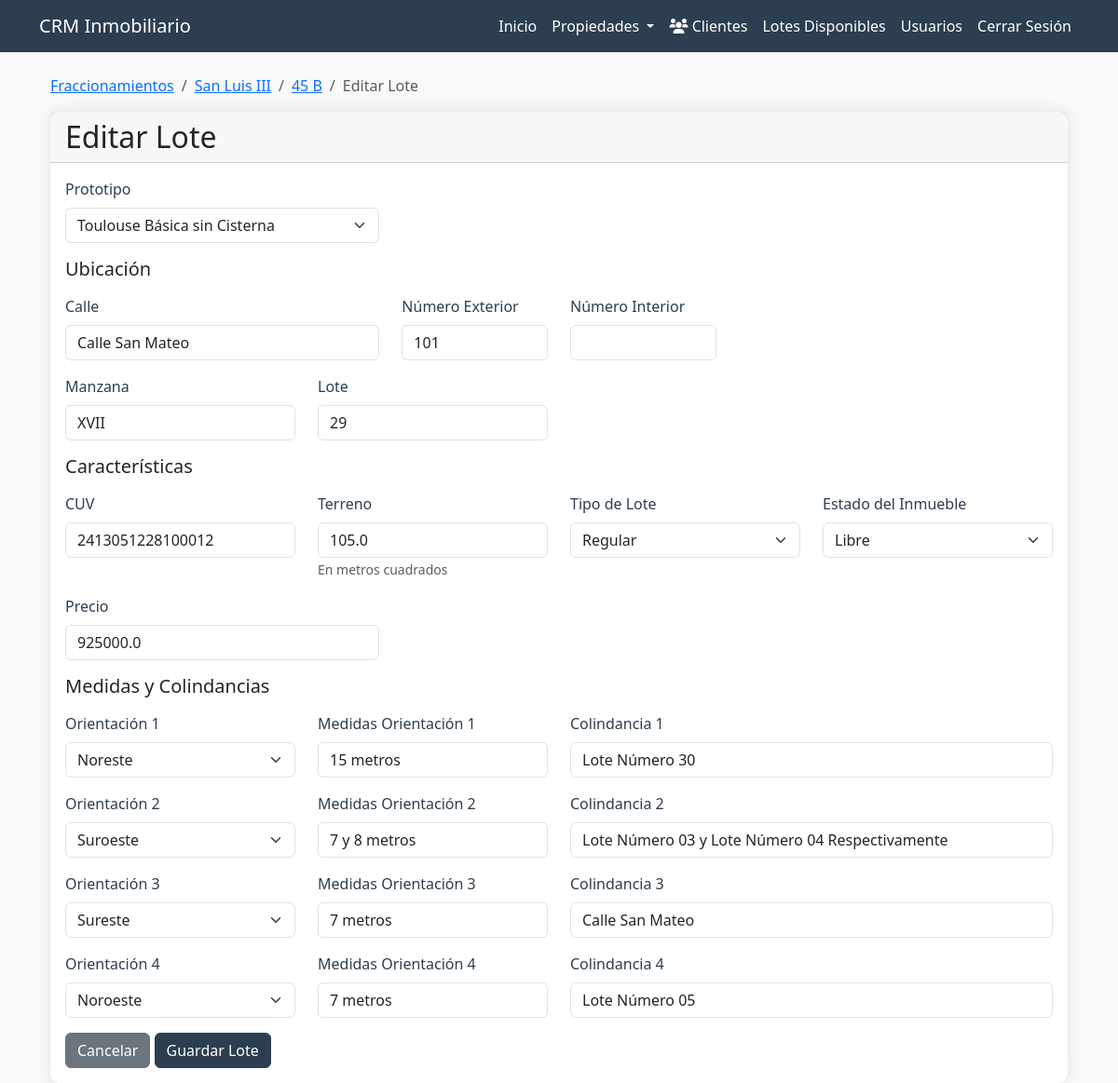
Page /properties/lotes/1/edit (signed in) on the committed database.
### app/properties/models.py (models this page shows, shortened)
class Fraccionamiento(db.Model):
    __tablename__ = 'fraccionamiento'
    id = db.Column(db.Integer, primary_key=True)
    nombre = db.Column(db.String(100), nullable=False)
    ubicacion = db.Column(db.String(200), nullable=True)
    logo = db.Column(db.String(200))  # Path to logo file
    sembrado = db.Column(db.String(200))
    created_at = db.Column(db.DateTime, default=datetime.utcnow)
    updated_at = db.Column(db.DateTime, default=datetime.utcnow, onupdate=datetime.utcnow)
    paquetes = db.relationship('Paquete', backref='fraccionamiento', lazy=True)

class Paquete(db.Model):
    __tablename__ = 'paquetes'
    id = db.Column(db.Integer, primary_key=True)
    nombre = db.Column(db.String(100), nullable=False)
    fraccionamiento_id = db.Column(db.Integer, db.ForeignKey('fraccionamiento.id'), nullable=False)
    created_at = db.Column(db.DateTime, default=datetime.utcnow)
    updated_at = db.Column(db.DateTime, default=datetime.utcnow, onupdate=datetime.utcnow)
    lotes = db.relationship('Lote', backref='paquete', lazy=True)

class Lote(db.Model):
    __tablename__ = 'lotes'
    id = db.Column(db.Integer, primary_key=True)
    paquete_id = db.Column(db.Integer, db.ForeignKey('paquetes.id'), nullable=False)
    prototipo_id = db.Column(db.Integer, db.ForeignKey('prototipos.id'), nullable=False)
    calle = db.Column(db.String(100), nullable=False)
    numero_exterior = db.Column(db.Integer, nullable=False)
    numero_interior = db.Column(db.String(50), nullable=True)
    manzana = db.Column(db.String(50), nullable=False)
    lote = db.Column(db.String(50), nullable=False)
    cuv = db.Column(db.String(50), nullable=True, default=None)
    terreno = db.Column(db.Float, nullable=True, default=None)
    tipo_de_lote = db.Column(db.String(50), nullable=False)
    estado_del_inmueble = db.Column(db.String(50), nullable=False, default='Libre')
    precio = db.Column(db.Float, nullable=False)
    orientacion_1 = db.Column(db.String(50), nullable=True, default=None)
    medidas_orientacion_1 = db.Column(db.String(50), nullable=True, default=None)
    colindancia_1 = db.Column(db.String(100), nullable=True, default=None)
    orientacion_2 = db.Column(db.String(50), nullable=True, default=None)
    medidas_orientacion_2 = db.Column(db.String(50), nullable=True, default=None)
    colindancia_2 = db.Column(db.String(100), nullable=True, default=None)
    orientacion_3 = db.Column(db.String(50), nullable=True, default=None)
    medidas_orientacion_3 = db.Column(db.String(50), nullable=True, default=None)
    colindancia_3 = db.Column(db.String(100), nullable=True, default=None)
    orientacion_4 = db.Column(db.String(50), nullable=True, default=None)
    medidas_orientacion_4 = db.Column(db.String(50), nullable=True, default=None)
    colindancia_4 = db.Column(db.String(100), nullable=True, default=None)
    created_at = db.Column(db.DateTime, default=datetime.utcnow)
    updated_at = db.Column(db.DateTime, default=datetime.utcnow, onupdate=datetime.utcnow)
    TIPOS_DE_LOTE = ['Regular', 'Irregular', 'En Esquina', 'En Esquina con Area Verde']
    ESTADOS_INMUEBLE = ['Libre', 'Apartado', 'Titulado']
    ORIENTACIONES = ['Norte', 'Sur', 'Este', 'Oeste', 'Noreste', 'Noroeste', 'Sureste', 'Suroeste']
    asignacion = db.relationship('LoteAsignacion',
                                 uselist=False,  # One-to-one relationship
                                 back_populates='lote',
                                 cascade='all, delete-orphan')

### app/properties/routes.py (the view, shortened to what this page needs)
@bp.route('/lotes/<int:lote_id>/edit', methods=['GET', 'POST'])
@login_required
def lote_edit(lote_id):
    lote = Lote.query.get_or_404(lote_id)
    form = LoteForm()
    prototipos = Prototipo.query.join(Lote).join(Paquete).join(Fraccionamiento)\
        .filter(Fraccionamiento.id == lote.paquete.fraccionamiento_id).distinct().all()
    form.prototipo_id.choices = [(p.id, p.nombre_prototipo) for p in prototipos]
    if request.method == 'GET':
        form.prototipo_id.data = lote.prototipo_id
        form.calle.data = lote.calle
        form.numero_exterior.data = lote.numero_exterior
        form.numero_interior.data = lote.numero_interior
        form.manzana.data = lote.manzana
        form.lote.data = lote.lote
        form.cuv.data = lote.cuv
        form.terreno.data = lote.terreno
        form.tipo_de_lote.data = lote.tipo_de_lote
        form.estado_del_inmueble.data = lote.estado_del_inmueble
        form.precio.data = lote.precio
        for i in range(1, 5):
            getattr(form, f'orientacion_{i}').data = getattr(lote, f'orientacion_{i}')
            getattr(form, f'medidas_orientacion_{i}').data = getattr(lote, f'medidas_orientacion_{i}')
            getattr(form, f'colindancia_{i}').data = getattr(lote, f'colindancia_{i}')
    return render_template('properties/lotes/form.html',
                         form=form,
                         paquete=lote.paquete,
                         is_edit=True)

### app/auth/models.py (called while the page is built)
@login_manager.user_loader
def load_user(id):
    return User.query.get(int(id))

    def has_role(self, role):
        return self.role == role.value if isinstance(role, UserRole) else self.role == role

### app/templates/properties/lotes/form.html (shortened to what this page needs)
{% extends "base.html" %}
{% block content %}
<div class="container mt-4">
    <nav aria-label="breadcrumb">
        <ol class="breadcrumb">
            <li class="breadcrumb-item"><a href="{{ url_for('properties.fraccionamientos_index') }}">Fraccionamientos</a></li>
            <li class="breadcrumb-item"><a href="{{ url_for('properties.paquetes_index', fraccionamiento_id=paquete.fraccionamiento.id) }}">{{ paquete.fraccionamiento.nombre }}</a></li>
            <li class="breadcrumb-item"><a href="{{ url_for('properties.lotes_index', paquete_id=paquete.id) }}">{{ paquete.nombre }}</a></li>
            <li class="breadcrumb-item active">{{ 'Editar' if is_edit else 'Nuevo' }} Lote</li>
        </ol>
    </nav>
    <div class="card">
        <div class="card-header">
            <h2 class="card-title mb-0">{{ 'Editar' if is_edit else 'Nuevo' }} Lote</h2>
        </div>
        <div class="card-body">
            <form method="post" class="needs-validation" novalidate>
                <div class="row mb-3">
                    <div class="col-md-4">
                        <div class="form-group">
                            {{ form.prototipo_id.label(class="form-label") }}
                            {{ form.prototipo_id(class="form-select" + (" is-invalid" if form.prototipo_id.errors else "")) }}
                        </div>
                    </div>
                </div>
                <h5 class="mb-3">Ubicación</h5>
                <div class="row mb-3">
                    <div class="col-md-4">
                        <div class="form-group">
                            {{ form.calle.label(class="form-label") }}
                            {{ form.calle(class="form-control" + (" is-invalid" if form.calle.errors else "")) }}
                        </div>
                    </div>
                    <div class="col-md-2">
                        <div class="form-group">
                            {{ form.numero_exterior.label(class="form-label") }}
                            {{ form.numero_exterior(class="form-control" + (" is-invalid" if form.numero_exterior.errors else "")) }}
                        </div>
                    </div>
                    <div class="col-md-2">
                        <div class="form-group">
                            {{ form.numero_interior.label(class="form-label") }}
                            {{ form.numero_interior(class="form-control") }}
                        </div>
                    </div>
                </div>
                <div class="row mb-3">
                    <div class="col-md-3">
                        <div class="form-group">
                            {{ form.manzana.label(class="form-label") }}
                            {{ form.manzana(class="form-control" + (" is-invalid" if form.manzana.errors else "")) }}
                        </div>
                    </div>
                    <div class="col-md-3">
                        <div class="form-group">
                            {{ form.lote.label(class="form-label") }}
                            {{ form.lote(class="form-control" + (" is-invalid" if form.lote.errors else "")) }}
                        </div>
                    </div>
                </div>
                <h5 class="mb-3">Características</h5>
                <div class="row mb-3">
                    <div class="col-md-3">
                        <div class="form-group">
                            {{ form.cuv.label(class="form-label") }}
                            {{ form.cuv(class="form-control") }}
                        </div>
                    </div>
                    <div class="col-md-3">
                        <div class="form-group">
                            {{ form.terreno.label(class="form-label") }}
                            {{ form.terreno(class="form-control") }}
                            <small class="form-text text-muted">En metros cuadrados</small>
                        </div>
                    </div>
                    <div class="col-md-3">
                        <div class="form-group">
                            {{ form.tipo_de_lote.label(class="form-label") }}
                            {{ form.tipo_de_lote(class="form-select" + (" is-invalid" if form.tipo_de_lote.errors else "")) }}
                        </div>
                    </div>
                    <div class="col-md-3">
                        <div class="form-group">
                            {{ form.estado_del_inmueble.label(class="form-label") }}
                            {{ form.estado_del_inmueble(class="form-select" + (" is-invalid" if form.estado_del_inmueble.errors else "")) }}
                        </div>
                    </div>
                </div>
                <div class="row mb-3">
                    <div class="col-md-4">
                        <div class="form-group">
                            {{ form.precio.label(class="form-label") }}
                            {{ form.precio(class="form-control" + (" is-invalid" if form.precio.errors else "")) }}
                        </div>
                    </div>
                </div>
                <h5 class="mb-3">Medidas y Colindancias</h5>
                {% for i in range(1, 5) %}
                <div class="row mb-3">
                    <div class="col-md-3">
                        <div class="form-group">
                            {{ form['orientacion_' ~ i].label(class="form-label") }}
                            {{ form['orientacion_' ~ i](class="form-select") }}
                        </div>
                    </div>
                    <div class="col-md-3">
                        <div class="form-group">
                            {{ form['medidas_orientacion_' ~ i].label(class="form-label") }}
                            {{ form['medidas_orientacion_' ~ i](class="form-control") }}
                        </div>
                    </div>
                    <div class="col-md-6">
                        <div class="form-group">
                            {{ form['colindancia_' ~ i].label(class="form-label") }}
                            {{ form['colindancia_' ~ i](class="form-control") }}
                        </div>
                    </div>
                </div>
                {% endfor %}
                <div class="row">
                    <div class="col-12">
                        <a href="{{ url_for('properties.lotes_index', paquete_id=paquete.id) }}" class="btn btn-secondary">Cancelar</a>
                        {{ form.submit(class="btn btn-primary") }}
                    </div>
                </div>
            </form>
        </div>
    </div>
</div>
{% endblock %}

### app/templates/base.html (style rules this page uses)
:root { --primary-color: #2c3e50; --secondary-color: #34495e; --text-color: #6c757d; --border-color: #e9ecef; }
body { background-color: #f8f9fa; }
.card { border: none; border-radius: 10px; box-shadow: 0 0 15px rgba(0,0,0,0.1); }
.btn-primary { background-color: var(--primary-color); border-color: var(--primary-color); }
.form-label { font-weight: 500; color: var(--primary-color); }

### rows in the picture
Fraccionamiento: fraccionamiento.nombre "San Luis III"
Paquete: nombre "45 B"
Lote: prototipo_id "Toulouse Básica sin Cisterna", calle "Calle San Mateo", numero_exterior "101", manzana "XVII", lote "29", cuv "2413051228100012", terreno "105.0", tipo_de_lote "Regular", estado_del_inmueble "Libre", precio "925000.0", orientacion_1 "Noreste" "Suroeste" "Sureste" "Noroeste", medidas_orientacion_1 "15 metros" "7 y 8 metros" "7 metros" "7 metros", colindancia_1 "Lote Número 30" "Lote Número 03 y Lote Número 04 Respectivamente" "Calle San Mateo" "Lote Número 05"

### other values in the picture
{{ 'Editar' if is_edit else 'Nuevo' }} "Editar"
